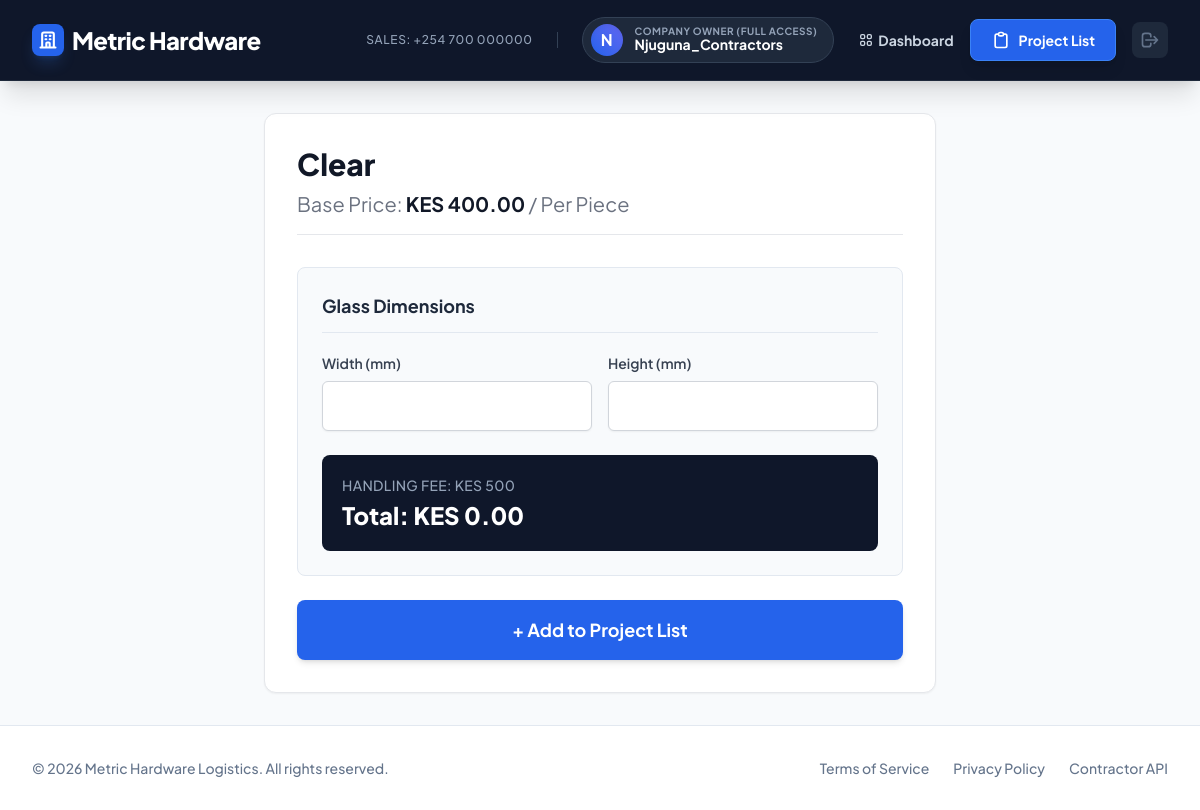
The page /product/clear/ (signed in) on the database its author committed.
### store/models.py (models this page shows, shortened)
class ContractorProfile(models.Model):
    ROLE_CHOICES = [
        ('owner', 'Company Owner (Full Access)'),
        ('foreman', 'Site Foreman (Ordering & Drafts Only)'),
        ('accountant', 'Accountant (Billing & Payments Only)')
    ]
    user = models.OneToOneField(User, on_delete=models.CASCADE, related_name='contractor_profile')
    company_name = models.CharField(max_length=200, blank=True)
    phone_number = models.CharField(max_length=20, blank=True)
    default_project_site = models.CharField(max_length=200, blank=True)
    role = models.CharField(max_length=20, choices=ROLE_CHOICES, default='owner')
    parent = models.ForeignKey('self', on_delete=models.SET_NULL, null=True, blank=True, related_name='team_members', help_text="Leave blank if this is the main owner account")

class Product(models.Model):
    UNIT_CHOICES = [
        ('piece', 'Per Piece'),
        ('sqm', 'Per Square Meter'),
        ('meter', 'Per Meter'),
    ]
    category = models.ForeignKey(Category, related_name='products', on_delete=models.CASCADE)
    name = models.CharField(max_length=200)
    slug = models.SlugField(unique=True, blank=True)
    description = models.TextField(blank=True)
    image = models.ImageField(upload_to='products/', blank=True, null=True, help_text="Upload a professional product photo")
    base_price = models.DecimalField(max_digits=10, decimal_places=2, help_text="Price in KES")
    unit_of_measure = models.CharField(max_length=10, choices=UNIT_CHOICES, default='piece')
    requires_custom_dimensions = models.BooleanField(default=False, help_text="True for Glass & Boards cut to size")
    stock = models.PositiveIntegerField(default=0)
    is_active = models.BooleanField(default=True)
    created_at = models.DateTimeField(auto_now_add=True)

### store/views.py (the view, shortened to what this page needs)
# urls.py: path('product/<slug:slug>/', views.product_detail, name='product_detail'),
def product_detail(request, slug):
    product = get_object_or_404(Product, slug=slug, is_active=True)
    cart = ProjectCart(request)
    return render(request, 'store/product_detail.html', {'product': product})

### templates/store/product_detail.html (shortened to what this page needs)
{% extends 'base.html' %}
{% block content %}
<div class="max-w-2xl mx-auto bg-white p-8 border border-gray-200 rounded-xl shadow-sm">
    <h1 class="text-3xl font-extrabold text-gray-900 mb-2">{{ product.name }}</h1>
    <p class="text-xl text-gray-500 mb-8 pb-4 border-b">Base Price: <span class="font-bold text-gray-900">KES <span id="basePrice">{{ product.base_price }}</span></span> / {{ product.get_unit_of_measure_display }}</p>
    <form method="POST" class="space-y-6">
        <div class="bg-slate-50 p-6 rounded-lg border border-slate-200">
            {% if product.requires_custom_dimensions %}
                <h3 class="text-lg font-bold text-slate-800 border-b border-slate-200 pb-3 mb-5">Glass Dimensions</h3>
                <div class="grid grid-cols-2 gap-4">
                    <div>
                        <label class="block text-sm font-semibold text-gray-700">Width (mm)</label>
                        <input type="number" id="glassWidth" name="width_mm" required class="mt-2 block w-full border border-gray-300 rounded-md p-3 shadow-sm focus:border-blue-500 focus:ring-1 focus:ring-blue-500">
                    </div>
                    <div>
                        <label class="block text-sm font-semibold text-gray-700">Height (mm)</label>
                        <input type="number" id="glassHeight" name="height_mm" required class="mt-2 block w-full border border-gray-300 rounded-md p-3 shadow-sm focus:border-blue-500 focus:ring-1 focus:ring-blue-500">
                    </div>
                </div>
                <div class="mt-6 p-5 bg-slate-900 text-white rounded-lg shadow-inner">
                    <p class="text-sm text-slate-400 font-medium tracking-wide uppercase mb-1">Handling Fee: KES 500</p>
                    <p class="text-2xl font-extrabold">Total: KES <span id="displayTotal">0.00</span></p>
                </div>
            {% endif %}
        </div>
        <button type="submit" class="w-full bg-blue-600 hover:bg-blue-700 text-white font-bold py-4 px-4 rounded-lg text-lg shadow-md transition-all transform hover:-translate-y-0.5">
            + Add to Project List
        </button>
    </form>
</div>
{% endblock %}

### templates/base.html (shortened to what this page needs)
<!DOCTYPE html>
<html lang="en">
<head>
    <script src="https://cdn.tailwindcss.com"></script>
</head>
<body class="bg-slate-50 text-slate-900 font-sans min-h-screen flex flex-col selection:bg-blue-200 selection:text-blue-900">
    <nav class="bg-slate-900 text-white shadow-xl border-b border-slate-800 sticky top-0 z-40">
        <div class="max-w-7xl mx-auto px-4 sm:px-6 lg:px-8">
            <div class="flex justify-between items-center h-20">
                <div class="flex items-center space-x-2">
                    <div class="w-8 h-8 bg-blue-600 rounded-lg flex items-center justify-center shadow-lg shadow-blue-500/20">
                        <svg class="w-5 h-5 text-white" fill="none" stroke="currentColor" viewBox="0 0 24 24"><path stroke-linecap="round" stroke-linejoin="round" stroke-width="2.5" d="M19 21V5a2 2 0 00-2-2H7a2 2 0 00-2 2v16m14 0h2m-2 0h-5m-9 0H3m2 0h5M9 7h1m-1 4h1m4-4h1m-1 4h1m-5 10v-5a1 1 0 011-1h2a1 1 0 011 1v5m-4 0h4"></path></svg>
                    </div>
                    <a href="/" class="text-2xl font-extrabold tracking-tight text-white hover:text-blue-400 transition-colors">Metric Hardware</a>
                </div>
                <div class="flex items-center space-x-6">
                    <span class="text-xs hidden lg:block text-slate-400 font-medium tracking-wider border-r border-slate-700 pr-6">SALES: +254 700 000000</span>
                    {% if user.is_authenticated %}
                        <div class="flex items-center space-x-3 bg-slate-800 rounded-full pl-2 pr-4 py-1.5 border border-slate-700 hidden md:flex">
                            <div class="h-8 w-8 rounded-full bg-gradient-to-tr from-blue-600 to-indigo-500 flex items-center justify-center font-bold text-white shadow-inner">
                                {{ user.username|make_list|first|upper }}
                            </div>
                            <div class="flex flex-col">
                                <span class="text-[10px] text-slate-400 uppercase font-bold tracking-wider leading-none">{{ user.contractor_profile.get_role_display|default:"Contractor" }}</span>
                                <span class="text-sm font-bold text-white leading-tight">{{ user.username }}</span>
                            </div>
                        </div>
                        <div class="flex items-center space-x-4">
                            <a href="{% url 'store:dashboard' %}" class="text-sm font-bold text-slate-300 hover:text-white transition-colors flex items-center space-x-1">
                                <span>Dashboard</span>
                            </a>
                            <a href="{% url 'store:project_list' %}" class="relative bg-blue-600 hover:bg-blue-500 text-white px-5 py-2.5 rounded-lg font-bold text-sm transition-all shadow-lg hover:shadow-blue-500/25 flex items-center space-x-2 border border-blue-500">
                                <svg class="w-5 h-5" fill="none" stroke="currentColor" viewBox="0 0 24 24"><path stroke-linecap="round" stroke-linejoin="round" stroke-width="2" d="M9 5H7a2 2 0 00-2 2v12a2 2 0 002 2h10a2 2 0 002-2V7a2 2 0 00-2-2h-2M9 5a2 2 0 002 2h2a2 2 0 002-2M9 5a2 2 0 012-2h2a2 2 0 012 2"></path></svg>
                                <span>Project List</span>
                            </a>
                            <a href="{% url 'store:logout' %}" title="Logout" class="text-slate-500 hover:text-red-400 transition-colors bg-slate-800 hover:bg-slate-700 p-2 rounded-lg">
                                <svg class="w-5 h-5" fill="none" stroke="currentColor" viewBox="0 0 24 24"><path stroke-linecap="round" stroke-linejoin="round" stroke-width="2" d="M17 16l4-4m0 0l-4-4m4 4H7m6 4v1a3 3 0 01-3 3H6a3 3 0 01-3-3V7a3 3 0 013-3h4a3 3 0 013 3v1"></path></svg>
                            </a>
                        </div>
                    {% endif %}
                </div>
            </div>
        </div>
    </nav>
    <main class="max-w-7xl mx-auto px-4 sm:px-6 lg:px-8 py-8 flex-grow w-full">
        {% block content %}
        {% endblock %}
    </main>
    <footer class="bg-white border-t border-slate-200 mt-auto py-8">
        <div class="max-w-7xl mx-auto px-4 sm:px-6 lg:px-8 flex flex-col md:flex-row justify-between items-center text-sm text-slate-500 font-medium">
            <p>&copy; 2026 Metric Hardware Logistics. All rights reserved.</p>
            <div class="flex space-x-6 mt-4 md:mt-0">
                <a href="#" class="hover:text-blue-600 transition-colors">Terms of Service</a>
                <a href="#" class="hover:text-blue-600 transition-colors">Privacy Policy</a>
                <a href="#" class="hover:text-blue-600 transition-colors">Contractor API</a>
            </div>
        </div>
    </footer>
</body>
</html>

### rows shown on the page
Product: name "Clear", base_price "400.00", unit_of_measure "Per Piece"

### other values the page prints
{{ user.username|make_list|first|upper }} "N"
{{ user.contractor_profile.get_role_display|default:"Contractor" }} "COMPANY OWNER (FULL ACCESS)"
{{ user.username }} "Njuguna_Contractors"
